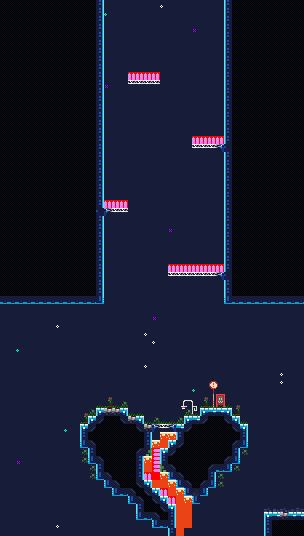

This game map was drawn from its Tiled (.tmx) file and the tilesets committed beside it. A one-line description and the trimmed map source follow:
An orthogonal 38x67 tile map with 8x8 px tiles, 9 tile layers (Sky, IntGrid_layer_values, IntGrid_layer_1, IntGrid_layer_2, ...), 3 tilesets.

<map version="1.4" tiledversion="1.4.2" orientation="orthogonal" renderorder="right-down" compressionlevel="0" width="38" height="67" tilewidth="8" tileheight="8" infinite="0" backgroundcolor="#171C39" nextlayerid="10" nextobjectid="1"><tileset firstgid="1" name="Cavernas_by_Adam_Saltsman3" tilewidth="8" tileheight="8" tilecount="384" columns="12" objectalignment="topleft" margin="0" spacing="0"><image source="../../atlas/Cavernas_by_Adam_Saltsman.png" width="96" height="256" /></tileset><tileset firstgid="385" name="IntGrid" tilewidth="8" tileheight="8" tilecount="1" columns="1" objectalignment="topleft"><image source="IntGrid.intgrid.png" width="8" height="8" /></tileset><tileset firstgid="386" name="IntGrid_layer" tilewidth="8" tileheight="8" tilecount="4" columns="4" objectalignment="topleft"><image source="IntGrid_layer.intgrid.png" width="32" height="8" /></tileset><layer id="1" name="Sky" width="38" height="67" opacity="1"><data>[2546 cells, 17 non-empty, 3 distinct tile ids]</data></layer><layer id="2" name="IntGrid_layer_values" width="38" height="67" opacity="1"><data>[2546 cells, 1117 non-empty, 2 distinct tile ids]</data></layer><layer id="3" name="IntGrid_layer_1" width="38" height="67" opacity="1"><data>[2546 cells, 1117 non-empty, 15 distinct tile ids]</data></layer><layer id="4" name="IntGrid_layer_2" width="38" height="67" opacity="1"><data>[2546 cells, 5 non-empty, 1 distinct tile ids]</data></layer><layer id="5" name="IntGrid_values" width="38" height="67" opacity="1"><data>[2546 cells, 25 non-empty, 1 distinct tile ids]</data></layer><layer id="6" name="IntGrid" width="38" height="67" opacity="1"><data>[2546 cells, 24 non-empty, 2 distinct tile ids]</data></layer><layer id="7" name="Tiles_1" width="38" height="67" opacity="1"><data>[2546 cells, 53 non-empty, 25 distinct tile ids]</data></layer><layer id="8" name="Tiles_2" width="38" height="67" opacity="1"><data>[2546 cells, 16 non-empty, 8 distinct tile ids]</data></layer><layer id="9" name="Tiles_3" width="38" height="67" opacity="1"><data>[2546 cells, 3 non-empty, 3 distinct tile ids]</data></layer></map>
